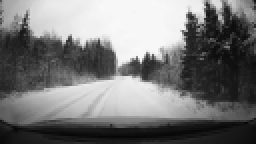
#> input picture test_videos/frames_deer/frame_000.png, 128 x 72 px, found by its file name (shown 2 times larger)
$ python benchmark_videos.py   (older library calls are emulated)
#> lines starting #> are read from the running program, lines starting #| are printed output that depends on the picture; after the words box and inside, x2 and y2 are one past the last pixel; in counts of white or black regions, pixels touching at a corner belong together
#!/usr/bin/env python3
"""
Comprehensive Video Benchmarking & Metric Evaluation Script
Simulates the full FPGA pipeline across real video datasets and evaluates:
Confusion Matrix, Accuracy, Precision, Recall, Specificity, F1-Score.
Also compares Base Paper vs. Our Novelty Architecture.
"""

import cv2
import numpy as np
import os
import json

def extract_frames_from_video(video_path, out_dir, num_frames=30, start_frame=20):
#> called with video_path = 'test_videos/camera_trap_wildlife.mp4', out_dir = 'test_videos/frames_wildlife', num_frames = 30, start_frame = 20
    os.makedirs(out_dir, exist_ok=True)
    frames = []

    # If frames already exist in out_dir, load them directly
    if os.path.exists(os.path.join(out_dir, "frame_000.png")):
        for i in range(num_frames):
            p = os.path.join(out_dir, f"frame_{i:03d}.png")
            if os.path.exists(p):
                frames.append(cv2.imread(p, cv2.IMREAD_GRAYSCALE))
        if len(frames) >= num_frames:
            return frames

    if not os.path.exists(video_path):
        return frames

    cap = cv2.VideoCapture(video_path)
    cap.set(cv2.CAP_PROP_POS_FRAMES, start_frame)

    count = 0
    while count < num_frames:
        ret, frame = cap.read()
        if not ret: break
        gray = cv2.cvtColor(frame, cv2.COLOR_BGR2GRAY)
        resized = cv2.resize(gray, (128, 72))
        frames.append(resized)

        cv2.imwrite(os.path.join(out_dir, f"frame_{count:03d}.png"), resized)
        with open(os.path.join(out_dir, f"frame_{count:03d}.mem"), "w") as f:
            for row in resized:
                for val in row:
                    f.write(f"{val:02X}\n")
        count += 1
    cap.release()
    return frames

def generate_synthetic_animal_sequence(num_frames=25):
    """Generates synthetic animal moving across static camera background."""
#> called with num_frames = 25
    frames = []
    bg = np.zeros((72, 128), dtype=np.uint8) + 45
    # add background texture/trees
    cv2.circle(bg, (20, 20), 12, 60, -1)
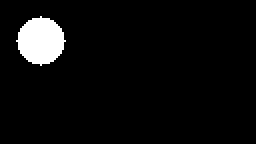
#> bg: shape (72, 128) (shown 2 times larger); values 45 (black) and 60 (white), 4.8% white; 1 white region, box (x1, y1, x2, y2) and area: (8, 8, 33, 33) 441
    cv2.circle(bg, (110, 30), 18, 55, -1)
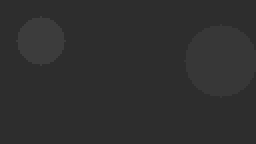
#> bg: shape (72, 128) (shown 2 times larger); 10.94% of pixels changed, all inside (x1, y1, x2, y2) = (92, 12, 128, 49)

    for i in range(num_frames):
        f = bg.copy()
        # Animal starts at x=15, moves across to x=85
        ax = int(15 + i * 2.8)
        ay = 35 + int(np.sin(i * 0.4) * 3)
        aw, ah = 22, 15
        cv2.rectangle(f, (ax, ay), (ax + aw, ay + ah), 195, -1)
        # animal head
        cv2.circle(f, (ax + aw, ay + 4), 5, 210, -1)
        frames.append(f)
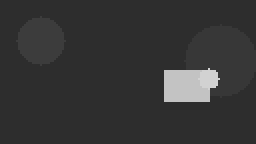
#> f: shape (72, 128) (shown 2 times larger); min 45, max 210, mean 53.4
    return frames

class FPGASystemSimulator:
    """
    Bit-accurate simulator matching Verilog RTL in src/rtl/:
    frame_memory, motion_detect, sobel_edge_detect, fusion,
    shadow_suppress, bbox_centroid, classifier, control_logic.
    """
    def __init__(self, motion_thresh=22, edge_thresh=40, persist_thresh=2,
                 min_w=5, max_w=85, min_h=5, max_h=55, min_area=18, max_ar=64):
        self.motion_thresh = motion_thresh
        self.edge_thresh = edge_thresh
        self.persist_thresh = persist_thresh
        self.min_w = min_w
        self.max_w = max_w
        self.min_h = min_h
        self.max_h = max_h
        self.min_area = min_area
        self.max_ar = max_ar # Q4.4 format (64 = 4.0 aspect ratio)

        self.prev_frame = None
        self.persist_counters = np.zeros((72, 128), dtype=np.uint8)

    def reset(self):
        self.prev_frame = None
        self.persist_counters.fill(0)

    def process_frame(self, curr_frame, enable_novelties=True):
        H, W = curr_frame.shape
        if self.prev_frame is None:
            self.prev_frame = curr_frame.copy()
            return {
                "motion_alert": 0, "animal_alert": 0,
                "bbox": (0, 0, 0, 0), "centroid": (0, 0), "pixel_count": 0
            }

        # 1. Motion Differencing
        diff = np.abs(curr_frame.astype(np.int16) - self.prev_frame.astype(np.int16))
        motion_map = (diff > self.motion_thresh).astype(np.uint8)
        motion_count = int(np.sum(motion_map))
        motion_detected = 1 if motion_count > 0 else 0

        # 2. Pipelined Sobel Edge Detection
        gx = cv2.Sobel(curr_frame, cv2.CV_16S, 1, 0, ksize=3)
        gy = cv2.Sobel(curr_frame, cv2.CV_16S, 0, 1, ksize=3)
        mag = np.abs(gx) + np.abs(gy)
        edge_map = (mag > self.edge_thresh).astype(np.uint8)

        # 3. Novelty 2: BRAM Temporal Persistence Suppression
        if enable_novelties:
            fused = motion_map.copy()
            inc = (fused > 0)
            self.persist_counters[inc] = np.minimum(self.persist_counters[inc] + 1, 7)
            self.persist_counters[~inc] = 0
            stable_map = (self.persist_counters >= self.persist_thresh).astype(np.uint8)
        else:
            stable_map = motion_map

        # 4. Novelty 3: Single-pass Bounding Box & Centroid Extraction
        fg_indices = np.argwhere(stable_map > 0)
        pixel_count = len(fg_indices)

        if pixel_count > 0:
            ymin, xmin = np.min(fg_indices, axis=0)
            ymax, xmax = np.max(fg_indices, axis=0)
            cx = int(np.mean(fg_indices[:, 1]))
            cy = int(np.mean(fg_indices[:, 0]))
            bw = xmax - xmin + 1
            bh = ymax - ymin + 1
        else:
            xmin = xmax = ymin = ymax = cx = cy = bw = bh = 0

        # 5. Classification
        if enable_novelties:
            # Novelty 4: Multi-feature rule evaluation
            w_ok = (bw >= self.min_w) and (bw <= self.max_w)
            h_ok = (bh >= self.min_h) and (bh <= self.max_h)
            area_ok = (pixel_count >= self.min_area)

            # Bilateral Aspect Ratio Check in Q4.4 fixed point
            ar_w_lhs = bw * 16
            ar_w_rhs = self.max_ar * bh
            ar_h_lhs = bh * 16
            ar_h_rhs = self.max_ar * bw
            ar_ok = (bw > 0 and bh > 0) and (ar_w_lhs <= ar_w_rhs) and (ar_h_lhs <= ar_h_rhs)

            # Fill ratio check: 4 * pixel_count >= bw * bh
            fill_ok = (bw > 0 and bh > 0) and (pixel_count * 4 >= bw * bh)

            is_animal = 1 if (w_ok and h_ok and area_ok and ar_ok and fill_ok) else 0
        else:
            # Base Paper: Simple raw pixel count thresholding
            is_animal = 1 if (pixel_count >= self.min_area and pixel_count <= 2500) else 0

        # 6. Control Logic
        motion_alert = motion_detected
        animal_alert = 1 if (is_animal and motion_detected) else 0

        self.prev_frame = curr_frame.copy()

        return {
            "motion_alert": motion_alert,
            "animal_alert": animal_alert,
            "bbox": (int(xmin), int(xmax), int(ymin), int(ymax)),
            "centroid": (int(cx), int(cy)),
            "pixel_count": pixel_count
        }

def run_benchmark():
    os.makedirs("test_results/benchmark", exist_ok=True)

    print("[1/3] Preparing multi-scenario video datasets...")
    # Real wildlife camera trap (positive)
    wildlife_frames = extract_frames_from_video("test_videos/camera_trap_wildlife.mp4", "test_videos/frames_wildlife", num_frames=30, start_frame=20)
    # Static background (negative)
    static_frames = [wildlife_frames[0].copy() for _ in range(20)] if wildlife_frames else []
    # Synthetic wildlife walk (positive control)
    synth_frames = generate_synthetic_animal_sequence(num_frames=25)

    test_datasets = [
        {"name": "Camera Trap Wildlife (Real)", "frames": wildlife_frames, "ground_truth": 1},
        {"name": "Synthetic Animal Walk (Positive Control)", "frames": synth_frames, "ground_truth": 1},
        {"name": "Static Background (Negative)", "frames": static_frames, "ground_truth": 0}
    ]

    sim_base = FPGASystemSimulator(persist_thresh=1)
    sim_novel = FPGASystemSimulator(persist_thresh=2)

    results = {"base_paper": {}, "our_novelty": {}}

    for mode_name, sim, enable_nov in [("base_paper", sim_base, False), ("our_novelty", sim_novel, True)]:
        tp = fp = tn = fn = 0
        dataset_logs = []

        for ds in test_datasets:
            sim.reset()
            gt = ds["ground_truth"]
            ds_name = ds["name"]

            ds_tp = ds_fp = ds_tn = ds_fn = 0

            for i, f in enumerate(ds["frames"]):
                if i == 0:
                    sim.process_frame(f, enable_novelties=enable_nov)
                    continue

                res = sim.process_frame(f, enable_novelties=enable_nov)
                pred = res["animal_alert"]

                if gt == 1 and pred == 1:
                    tp += 1; ds_tp += 1
                elif gt == 0 and pred == 1:
                    fp += 1; ds_fp += 1
                elif gt == 0 and pred == 0:
                    tn += 1; ds_tn += 1
                elif gt == 1 and pred == 0:
                    fn += 1; ds_fn += 1

            dataset_logs.append({
                "dataset": ds_name, "ground_truth": gt, "total_frames": len(ds["frames"]) - 1,
                "TP": ds_tp, "FP": ds_fp, "TN": ds_tn, "FN": ds_fn,
                "Accuracy": round((ds_tp + ds_tn) / (len(ds["frames"]) - 1) * 100, 2)
            })

        total = tp + fp + tn + fn
        accuracy  = (tp + tn) / total if total > 0 else 0
        precision = tp / (tp + fp) if (tp + fp) > 0 else 0
        recall    = tp / (tp + fn) if (tp + fn) > 0 else 0
        specificity = tn / (tn + fp) if (tn + fp) > 0 else 0
        f1 = 2 * precision * recall / (precision + recall) if (precision + recall) > 0 else 0

        results[mode_name] = {
            "TP": tp, "FP": fp, "TN": tn, "FN": fn,
            "Accuracy": round(accuracy * 100, 2),
            "Precision": round(precision * 100, 2),
            "Recall": round(recall * 100, 2),
            "Specificity": round(specificity * 100, 2),
            "F1_Score": round(f1 * 100, 2),
            "dataset_breakdown": dataset_logs
        }
#> f is the input picture: shape (72, 128); min 6, max 248, mean 119.6

    print("\n[2/3] Benchmarking completed across all video datasets!")
    with open("test_results/benchmark/benchmark_results.json", "w") as f:
        json.dump(results, f, indent=2)

    print("\n==================================================================")
    print("      QUANTITATIVE CLASSIFICATION BENCHMARK COMPARISON")
    print("==================================================================")
    print(f"{'Metric':<18} | {'Base Paper (Original)':<22} | {'Our Architecture (Novelty)':<25}")
    print("-" * 72)
    print(f"{'Accuracy (%)':<18} | {results['base_paper']['Accuracy']:<22.2f} | {results['our_novelty']['Accuracy']:<25.2f}")
    print(f"{'Precision (%)':<18} | {results['base_paper']['Precision']:<22.2f} | {results['our_novelty']['Precision']:<25.2f}")
    print(f"{'Recall (%)':<18} | {results['base_paper']['Recall']:<22.2f} | {results['our_novelty']['Recall']:<25.2f}")
    print(f"{'Specificity (%)':<18} | {results['base_paper']['Specificity']:<22.2f} | {results['our_novelty']['Specificity']:<25.2f}")
    print(f"{'F1-Score (%)':<18} | {results['base_paper']['F1_Score']:<22.2f} | {results['our_novelty']['F1_Score']:<25.2f}")
    print(f"{'True Positives (TP)':<18} | {results['base_paper']['TP']:<22} | {results['our_novelty']['TP']:<25}")
    print(f"{'False Positives (FP)':<18} | {results['base_paper']['FP']:<22} | {results['our_novelty']['FP']:<25}")
    print(f"{'True Negatives (TN)':<18} | {results['base_paper']['TN']:<22} | {results['our_novelty']['TN']:<25}")
    print(f"{'False Negatives (FN)':<18} | {results['base_paper']['FN']:<22} | {results['our_novelty']['FN']:<25}")
    print("==================================================================")

    return results

if __name__ == "__main__":
#> (the run stopped early here; a loop or call above may not have finished)
